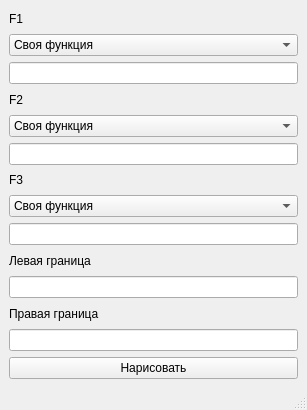
<?xml version="1.0" encoding="UTF-8"?>
<ui version="4.0">
 <class>MainWindow</class>
 <widget class="QMainWindow" name="MainWindow">
  <property name="geometry">
   <rect>
    <x>0</x>
    <y>0</y>
    <width>307</width>
    <height>410</height>
   </rect>
  </property>
  <property name="windowTitle">
   <string>MainWindow</string>
  </property>
  <widget class="QWidget" name="centralwidget">
   <layout class="QVBoxLayout" name="verticalLayout_3">
    <item>
     <widget class="QLabel" name="label">
      <property name="text">
       <string>F1</string>
      </property>
     </widget>
    </item>
    <item>
     <widget class="QComboBox" name="comboBox">
      <item>
       <property name="text">
        <string>Своя функция</string>
       </property>
      </item>
      <item>
       <property name="text">
        <string>sqrt(x)</string>
       </property>
      </item>
      <item>
       <property name="text">
        <string>log(x)</string>
       </property>
      </item>
     </widget>
    </item>
    <item>
     <widget class="QLineEdit" name="lineEdit_5"/>
    </item>
    <item>
     <widget class="QLabel" name="label_2">
      <property name="text">
       <string>F2</string>
      </property>
     </widget>
    </item>
    <item>
     <widget class="QComboBox" name="comboBox_2">
      <item>
       <property name="text">
        <string>Своя функция</string>
       </property>
      </item>
      <item>
       <property name="text">
        <string>sqrt(x)</string>
       </property>
      </item>
      <item>
       <property name="text">
        <string>log(x)</string>
       </property>
      </item>
     </widget>
    </item>
    <item>
     <widget class="QLineEdit" name="lineEdit_4"/>
    </item>
    <item>
     <widget class="QLabel" name="label_3">
      <property name="text">
       <string>F3</string>
      </property>
     </widget>
    </item>
    <item>
     <widget class="QComboBox" name="comboBox_3">
      <item>
       <property name="text">
        <string>Своя функция</string>
       </property>
      </item>
      <item>
       <property name="text">
        <string>sqrt(x)</string>
       </property>
      </item>
      <item>
       <property name="text">
        <string>log(x)</string>
       </property>
      </item>
     </widget>
    </item>
    <item>
     <widget class="QLineEdit" name="lineEdit_3"/>
    </item>
    <item>
     <widget class="QLabel" name="label_4">
      <property name="text">
       <string>Левая граница</string>
      </property>
     </widget>
    </item>
    <item>
     <widget class="QLineEdit" name="lineEdit"/>
    </item>
    <item>
     <widget class="QLabel" name="label_5">
      <property name="text">
       <string>Правая граница</string>
      </property>
     </widget>
    </item>
    <item>
     <widget class="QLineEdit" name="lineEdit_2"/>
    </item>
    <item>
     <widget class="QPushButton" name="pushButton">
      <property name="text">
       <string>Нарисовать</string>
      </property>
     </widget>
    </item>
   </layout>
  </widget>
  <widget class="QStatusBar" name="statusbar"/>
 </widget>
 <resources/>
 <connections/>
</ui>
